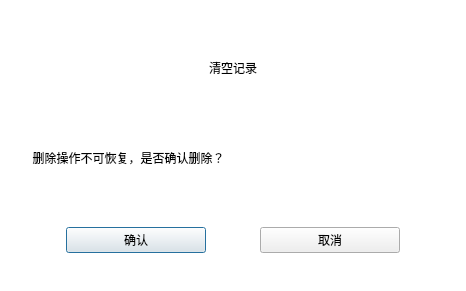
<?xml version="1.0" encoding="UTF-8"?>
<ui version="4.0">
 <class>Dlg_DeleteRecord</class>
 <widget class="QDialog" name="Dlg_DeleteRecord">
  <property name="geometry">
   <rect>
    <x>0</x>
    <y>0</y>
    <width>466</width>
    <height>291</height>
   </rect>
  </property>
  <property name="windowTitle">
   <string>清空记录</string>
  </property>
  <property name="styleSheet">
   <string notr="true">QLabel#lb_title{
	font:40px '星月行书';
}
QLabel#lb_txt{
font:20px '黑体';
}
QLineEdit{
border-radius:5px;
min-height: 20px;
border:1px solid gray;
}
QPushButton[name=btn]{
border-radius:4px;
background:#409eff;
color:white;
font:18px &quot;黑体&quot;;
}
QWidget#bg{
background:white;
}</string>
  </property>
  <layout class="QGridLayout" name="gridLayout">
   <property name="leftMargin">
    <number>0</number>
   </property>
   <property name="topMargin">
    <number>0</number>
   </property>
   <property name="rightMargin">
    <number>0</number>
   </property>
   <property name="bottomMargin">
    <number>0</number>
   </property>
   <property name="spacing">
    <number>0</number>
   </property>
   <item row="0" column="0">
    <widget class="QWidget" name="bg" native="true">
     <property name="minimumSize">
      <size>
       <width>0</width>
       <height>26</height>
      </size>
     </property>
     <layout class="QGridLayout" name="gridLayout_2">
      <item row="0" column="0" colspan="2">
       <widget class="QLabel" name="lb_title">
        <property name="maximumSize">
         <size>
          <width>16777215</width>
          <height>60</height>
         </size>
        </property>
        <property name="text">
         <string>清空记录</string>
        </property>
        <property name="alignment">
         <set>Qt::AlignCenter</set>
        </property>
       </widget>
      </item>
      <item row="3" column="0" colspan="2">
       <widget class="QWidget" name="widget" native="true">
        <property name="minimumSize">
         <size>
          <width>0</width>
          <height>20</height>
         </size>
        </property>
        <property name="maximumSize">
         <size>
          <width>16777215</width>
          <height>35</height>
         </size>
        </property>
        <layout class="QGridLayout" name="gridLayout_3">
         <item row="0" column="0">
          <widget class="QPushButton" name="btn_confirm">
           <property name="minimumSize">
            <size>
             <width>0</width>
             <height>26</height>
            </size>
           </property>
           <property name="maximumSize">
            <size>
             <width>140</width>
             <height>26</height>
            </size>
           </property>
           <property name="text">
            <string>确认</string>
           </property>
           <property name="name" stdset="0">
            <string>btn</string>
           </property>
          </widget>
         </item>
         <item row="0" column="1">
          <widget class="QPushButton" name="btn_cancel">
           <property name="minimumSize">
            <size>
             <width>0</width>
             <height>26</height>
            </size>
           </property>
           <property name="maximumSize">
            <size>
             <width>140</width>
             <height>26</height>
            </size>
           </property>
           <property name="text">
            <string>取消</string>
           </property>
           <property name="name" stdset="0">
            <string>btn</string>
           </property>
          </widget>
         </item>
        </layout>
       </widget>
      </item>
      <item row="1" column="0">
       <widget class="QLabel" name="lb_txt">
        <property name="maximumSize">
         <size>
          <width>16777215</width>
          <height>50</height>
         </size>
        </property>
        <property name="text">
         <string>       删除操作不可恢复，是否确认删除？      </string>
        </property>
        <property name="alignment">
         <set>Qt::AlignCenter</set>
        </property>
       </widget>
      </item>
     </layout>
    </widget>
   </item>
  </layout>
 </widget>
 <resources/>
 <connections/>
</ui>
